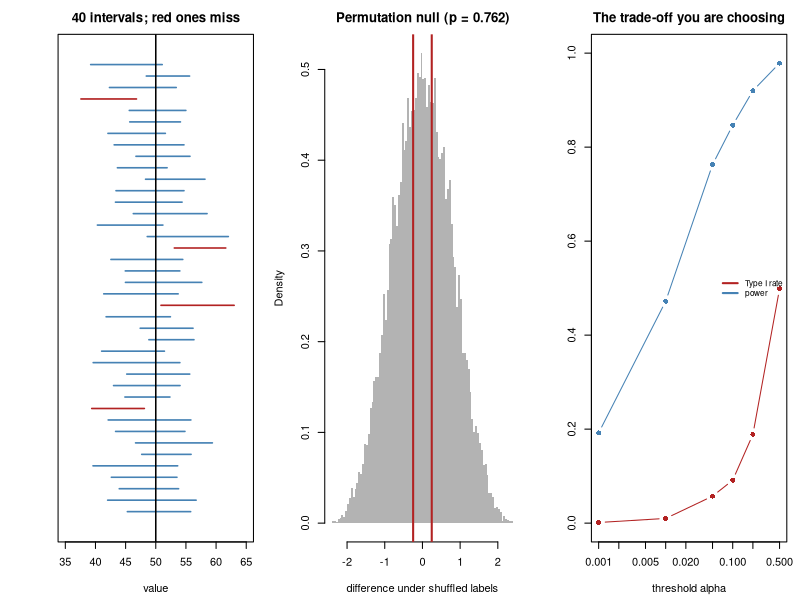

The R source for this figure:
## ---- chunk 1
MODULE_NAME <- "F5_confidence_intervals_and_pvalues"
OUT <- file.path(Sys.getenv("STATS_OUT", unset = "results"), MODULE_NAME)
dir.create(OUT, recursive = TRUE, showWarnings = FALSE)
header <- function(txt) cat("\n", strrep("=", 72), "\n", txt, "\n",
                            strrep("=", 72), "\n", sep = "")
set.seed(105)
TRUE_MU <- 50; TRUE_SIGMA <- 10
## ---- chunk 2
header("1. One interval, built by hand")
n <- 16
s_ <- rnorm(n, TRUE_MU, TRUE_SIGMA)
xbar <- mean(s_); s <- sd(s_); se <- s/sqrt(n)
## With sigma unknown we use the t critical value, a little larger than 1.96,
## which makes the interval appropriately wider.
crit <- qt(0.975, df = n - 1)
lo <- xbar - crit*se; hi <- xbar + crit*se
cat(sprintf("  sample mean  x-bar = %.3f\n", xbar))
cat(sprintf("  sample SD    s     = %.3f\n", s))
cat(sprintf("  standard error     = s/sqrt(n) = %.3f\n", se))
cat(sprintf("  critical value     = %.3f   (t with %d df; normal would use 1.960)\n",
            crit, n - 1))
cat(sprintf("\n  95%% CI = %.3f +/- %.3f x %.3f = (%.3f, %.3f)\n",
            xbar, crit, se, lo, hi))
cat(sprintf("  true value = %g  ->  %s\n", TRUE_MU,
            if (lo <= TRUE_MU && TRUE_MU <= hi) "INSIDE" else "OUTSIDE"))
## ---- chunk 3
header("2. The coverage check: does the procedure really work 95% of the time?")
ci <- function(v, level = 0.95) {
  k <- length(v); m <- mean(v); e <- sd(v)/sqrt(k)
  c(m - qt(0.5 + level/2, k - 1)*e, m + qt(0.5 + level/2, k - 1)*e)
}
cat(sprintf("  %-10s%-8s%18s%22s\n", "level", "n", "intervals built",
            "contained the truth"))
for (level in c(0.80, 0.90, 0.95, 0.99)) {
  hits <- mean(replicate(10000, {
    b <- ci(rnorm(16, TRUE_MU, TRUE_SIGMA), level); b[1] <= TRUE_MU && TRUE_MU <= b[2]
  }))
  cat(sprintf("  %-10s%-8d%18s%21.1f%%\n", paste0(100*level, "%"), 16,
              "10,000", 100*hits))
}
cat("
  The procedure delivers what it promises. That is the ONLY guarantee a
  confidence interval carries, and it is a guarantee about the METHOD.

  CORRECT   : 'if I repeated this experiment many times, 95% of the intervals
               I built would contain the true value.'
  INCORRECT : 'there is a 95% probability the true value is in MY interval.'

  Why is the second wrong? Your interval is now a fixed pair of numbers and
  the truth is a fixed number. Either it is in there or it is not - there is
  no randomness left to have a probability about. The randomness was in the
  sampling, which has already happened.

  (If you genuinely want '95% probability the truth is in here', that is a
  CREDIBLE interval and requires Bayesian machinery and a prior - Topic 33.
  In practice the two often nearly coincide, which is why the sloppy reading
  usually survives contact with reality.)\n")
## ---- chunk 4
header("3. Two 'non-significant' results that mean opposite things")
cat(sprintf("  %-26s%10s%22s%9s  verdict\n", "study", "estimate", "95% CI", "p"))
for (st_ in list(c("large, precise study", 0.1, 0.15),
                 c("small, noisy study", 2.5, 1.55))) {
  est <- as.numeric(st_[2]); se_ <- as.numeric(st_[3])
  p <- 2*pnorm(abs(est/se_), lower.tail = FALSE)
  cat(sprintf("  %-26s%10.2f%22s%9.3f  %s\n", st_[1], est,
              sprintf("(%+.2f, %+.2f)", est - 1.96*se_, est + 1.96*se_), p,
              if (p > 0.05) "n.s." else "sig"))
}
cat("
  Both are 'not significant'. They say completely different things.

    The first RULES OUT anything larger than about 0.4. That is a real,
    informative, publishable finding: the effect, if any, is small.

    The second rules out nothing. Effects of 0, of 2, of 5 are all consistent
    with it. It is not evidence of absence - it is absence of evidence.

  Reporting both as 'no significant difference' throws away the only
  information that distinguishes them. THIS is the strongest practical
  argument for reporting intervals, and the reason 'no significant difference'
  must never be written as 'no difference'.\n")
## ---- chunk 5
header("4. Building a p-value from scratch, by simulation")
group_a <- rnorm(12, 50.0, 2)
group_b <- rnorm(12, 50.8, 2)
observed_diff <- mean(group_b) - mean(group_a)
## The null hypothesis says the labels are meaningless. So SHUFFLE them and
## see how big a difference appears by chance alone. This is a permutation
## test: no formula, no distributional assumption, just the definition.
pooled <- c(group_a, group_b)
null_diffs <- replicate(20000, {
  perm <- sample(pooled)
  mean(perm[13:24]) - mean(perm[1:12])
})
p_perm <- mean(abs(null_diffs) >= abs(observed_diff))
cat(sprintf("  observed difference between the groups : %+.4f\n", observed_diff))
cat("  if the labels were meaningless, differences this big or bigger\n")
cat(sprintf("  happened in %s of 20,000 shuffles\n",
            format(sum(abs(null_diffs) >= abs(observed_diff)), big.mark = ",")))
cat(sprintf("\n  p (permutation) = %.4f\n", p_perm))
cat(sprintf("  p (t-test)      = %.4f   <- agrees\n",
            t.test(group_b, group_a, var.equal = TRUE)$p.value))
cat("
  Read the definition off the simulation:

      p = P( data at least this extreme | nothing is going on )

  Note what is on each side of the bar. The p-value is the probability of THE
  DATA given the HYPOTHESIS. It is not the probability of the hypothesis given
  the data - that is the reversal from F2, section 4, and it is the single
  most common error in interpreting statistics.

  A p-value of 0.03 does NOT mean 'a 3% chance there is no real effect'.\n")
## ---- chunk 6
header("5. Five ways to get a p-value for the same comparison")
a <- rnorm(14, 0); b <- rnorm(14, 0.9)
p_t <- t.test(a, b, var.equal = TRUE)$p.value
p_welch <- t.test(a, b)$p.value
pool <- c(a, b); obs <- mean(b) - mean(a)
nd <- replicate(20000, { q <- sample(pool); mean(q[15:28]) - mean(q[1:14]) })
p_permut <- mean(abs(nd) >= abs(obs))
p_rank <- suppressWarnings(wilcox.test(a, b)$p.value)
boot <- replicate(20000, mean(sample(b, 14, TRUE)) - mean(sample(a, 14, TRUE)))
p_boot <- 2*min(mean(boot <= 0), mean(boot >= 0))
cat(sprintf("  %-16s%-26s%-30s%9s\n", "kind", "method", "assumes", "p"))
rows <- list(
  c("parametric", "Student t-test", "normality, equal variance", p_t),
  c("parametric", "Welch t-test", "normality only", p_welch),
  c("permutation", "shuffle the labels", "exchangeability", p_permut),
  c("rank-based", "Wilcoxon rank-sum", "nothing about shape", p_rank),
  c("bootstrap", "resample each group", "sample is representative", p_boot))
for (r in rows)
  cat(sprintf("  %-16s%-26s%-30s%9.4f\n", r[1], r[2], r[3], as.numeric(r[4])))
cat("
  On clean, well-behaved data they agree closely - as they should. They
  diverge when their assumptions diverge: on skewed data with outliers the
  t-test and the rank test can disagree sharply, and then you must decide
  WHICH QUESTION you are asking (a difference in means, or a tendency for one
  group to exceed the other - they are not the same question).

  The one that needs extra care: PERMUTATION assumes only that the labels are
  exchangeable under the null. That makes it robust - but you must shuffle
  WITHIN the structure of your design. With batches or paired samples, free
  shuffling builds a null that is simply wrong (exercise E2 measures this).\n")
## ---- chunk 7
header("6. One-sided tests, and why they are abused")
cat(sprintf("  two-sided p = %.4f\n", t.test(a, b, var.equal = TRUE)$p.value))
cat(sprintf("  one-sided p = %.4f   <- exactly half, when the effect is in\n",
            t.test(a, b, var.equal = TRUE, alternative = "less")$p.value))
cat("                              the predicted direction\n")
cat("
  A one-sided test is legitimate only when a difference in the OTHER direction
  would be acted on identically to no difference at all, and only when you
  declared it before seeing the data. That is rare. Switching to one-sided
  because two-sided gave 0.06 is cheating, and it has a name.\n")

header("6b. What 'trying a few things' does to your error rate")
one_experiment <- function() {
  ## Two groups with NO real difference, measured 4 ways.
  x <- rnorm(15); y <- rnorm(15)
  c(t.test(x, y, var.equal = TRUE)$p.value,
    t.test(x, y, var.equal = TRUE, alternative = "less")$p.value,
    t.test(x, y, var.equal = TRUE, alternative = "greater")$p.value,
    suppressWarnings(wilcox.test(x, y)$p.value))
}
R <- 5000
res <- t(replicate(R, one_experiment()))
cat(sprintf("  %s experiments in which NOTHING is going on:\n\n",
            format(R, big.mark = ",")))
cat(sprintf("  %-46s%20s\n", "strategy", "false positive rate"))
cat(sprintf("  %-46s%19.1f%%\n", "pre-specified two-sided t-test",
            100*mean(res[, 1] < 0.05)))
cat(sprintf("  %-46s%19.1f%%\n", "try 4 analyses, report the smallest p",
            100*mean(apply(res, 1, min) < 0.05)))
cat("
  Four analyses is a modest amount of flexibility - far less than a real
  analyst has - and it roughly doubles the false positive rate.

  The reported p-value is then meaningless, because a p-value describes the
  PROCEDURE that produced it, and the procedure was 'try things until one
  works'. That procedure does not have a 5% error rate.

  The same mechanism drives:
    p-hacking         - trying analyses until one is significant
    HARKing           - inventing the hypothesis after seeing the result
    optional stopping - collecting more data until p drops below 0.05
                        (this reaches significance eventually with certainty)
    subgroup fishing  - 'it worked in the older female patients'

  The defence is always the same: DECIDE THE ANALYSIS BEFORE SEEING THE
  OUTCOME, and report everything you tried.\n")
## ---- chunk 8
header("7. Two kinds of error, and the threshold that trades them off")
DIFF <- 1.0
error_rates <- function(alpha, n = 15, reps = 4000) {
  fp <- mean(replicate(reps, t.test(rnorm(n), rnorm(n))$p.value < alpha))
  tp <- mean(replicate(reps, t.test(rnorm(n), rnorm(n, DIFF))$p.value < alpha))
  c(fp, tp)
}
cat(sprintf("  %-12s%22s%22s\n", "alpha", "Type I (false pos)", "power (1 - Type II)"))
for (alpha in c(0.20, 0.10, 0.05, 0.01, 0.001)) {
  er <- error_rates(alpha)
  cat(sprintf("  %-12g%22.3f%22.3f\n", alpha, er[1], er[2]))
}
cat("
  TYPE I error  - you claim an effect that is not there. Its rate IS alpha.
  TYPE II error - you miss an effect that is there. Its rate is beta, and
                  POWER = 1 - beta is the second column.

  Lowering alpha buys fewer false positives and pays in missed real effects.
  There is no setting that avoids both; the threshold is a statement about
  which error is more costly IN YOUR SITUATION.

  0.05 is not a law of nature. Ronald Fisher suggested one-in-twenty in the
  1920s as a rough working line, explicitly as a rule of thumb. It survived
  because a shared default stops people choosing a threshold after seeing the
  answer - a real benefit, but not a mathematical one.

  Sensible thresholds vary enormously with the consequences:
    screening assay, cheap follow-up      alpha = 0.10
    ordinary single hypothesis            alpha = 0.05
    genome-wide association study         alpha = 5e-8   (Topic 24)
    particle physics discovery            alpha = 3e-7

  The modern position - the American Statistical Association's 2016 and 2019
  statements - is that 'statistically significant' should not be treated as a
  conclusion at all. Report the estimate, the interval, and the p-value.\n")
## ---- chunk 9
header("8. What happens when you test 20,000 things")
G <- 20000
null_p <- runif(G)
cat(sprintf("  %s tests, NOT ONE of which has a real effect:\n\n",
            format(G, big.mark = ",")))
cat(sprintf("  %-42s%14s%12s\n", "rule", "discoveries", "all false?"))
cat(sprintf("  %-42s%14s%12s\n", "raw p < 0.05",
            format(sum(null_p < 0.05), big.mark = ","), "yes"))
for (m in list(c("bonferroni", "Bonferroni (controls FWER)"),
               c("holm", "Holm (controls FWER, more powerful)"),
               c("BH", "Benjamini-Hochberg (controls FDR)")))
  cat(sprintf("  %-42s%14s%12s\n", m[2],
              format(sum(p.adjust(null_p, m[1]) < 0.05), big.mark = ","), "yes"))
## Now with some real signal mixed in.
mixed <- c(runif(19000), rbeta(1000, 0.2, 12))
truth <- c(rep(FALSE, 19000), rep(TRUE, 1000))
cat("\n  Now 20,000 tests of which 1,000 ARE real:\n\n")
cat(sprintf("  %-42s%13s%8s%8s%8s\n", "rule", "discoveries", "false", "FDP", "power"))
for (m in list(c("bonferroni", "Bonferroni (FWER)"), c("holm", "Holm (FWER)"),
               c("BH", "Benjamini-Hochberg (FDR)"))) {
  rej <- p.adjust(mixed, m[1]) < 0.05
  cat(sprintf("  %-42s%13s%8d%8.3f%8.3f\n", m[2],
              format(sum(rej), big.mark = ","), sum(rej & !truth),
              sum(rej & !truth)/max(sum(rej), 1), mean(rej[truth])))
}
cat("
  Two different promises, and you must know which one you want:

    FWER (Bonferroni, Holm) - controls the probability of making EVEN ONE
      false claim. Appropriate when a single false positive is expensive.
      Very conservative when there are many tests, so power collapses.

    FDR (Benjamini-Hochberg) - controls the EXPECTED PROPORTION of your
      discoveries that are false. You accept that ~5% of your 200-gene list is
      wrong in exchange for getting a list at all. The right default in
      genomics; its adjusted values are called q-values.

  Look at the power column. That difference is why genomics runs on FDR.

  Topic 8 covers this properly, including what happens when the tests are
  correlated - which, for genes in a pathway, they always are.\n")
## ---- chunk 10
png(file.path(OUT, "intervals_and_pvalues.png"), width = 1250, height = 440, res = 110)
par(mfrow = c(1, 3), mar = c(4.4, 4.4, 2.6, 1))
plot(NA, xlim = c(TRUE_MU - 15, TRUE_MU + 15), ylim = c(0, 41), yaxt = "n",
     xlab = "value", ylab = "", main = "40 intervals; red ones miss")
for (i in 1:40) {
  smp <- rnorm(16, TRUE_MU, TRUE_SIGMA); b <- ci(smp)
  covers <- b[1] <= TRUE_MU && TRUE_MU <= b[2]
  lines(b, c(i, i), col = if (covers) "steelblue" else "firebrick", lwd = 1.6)
}
abline(v = TRUE_MU, lwd = 1.5)
hist(null_diffs, breaks = 70, col = "grey70", border = NA, freq = FALSE,
     main = sprintf("Permutation null (p = %.3f)", p_perm),
     xlab = "difference under shuffled labels")
abline(v = c(-1, 1)*observed_diff, col = "firebrick", lwd = 2)
alphas <- c(0.5, 0.2, 0.1, 0.05, 0.01, 0.001)
er <- t(sapply(alphas, error_rates, reps = 1500))
plot(alphas, er[, 1], type = "b", pch = 16, col = "firebrick", log = "x",
     ylim = c(0, 1), xlab = "threshold alpha", ylab = "",
     main = "The trade-off you are choosing")
lines(alphas, er[, 2], type = "b", pch = 16, col = "steelblue")
legend("right", c("Type I rate", "power"), col = c("firebrick", "steelblue"),
       lwd = 2, bty = "n", cex = 0.75)
invisible(dev.off())
cat("\nFigure written to", file.path(OUT, "intervals_and_pvalues.png"), "\n")
## ---- chunk 11

## ---- chunk 12

## ---- chunk 13
# true_mean_ln <- exp(0 + 1.4^2/2)          # mean of lognormal(0, 1.4)
# cat("  A 95% interval SHOULD contain the truth 95% of the time.\n\n")
# cat(sprintf("  %-8s%16s%16s\n", "n", "normal data", "skewed data"))
# for (n_ in c(5, 10, 30, 100, 500)) {
#   cov_n <- mean(replicate(4000, { b <- ci(rnorm(n_)); b[1] <= 0 && 0 <= b[2] }))
#   cov_s <- mean(replicate(4000, { b <- ci(rlnorm(n_, 0, 1.4))
#                                   b[1] <= true_mean_ln && true_mean_ln <= b[2] }))
#   cat(sprintf("  %-8d%15.1f%%%15.1f%%\n", n_, 100*cov_n, 100*cov_s))
# }
#
# ## The normal column sits at 95% at every n - as it must, since the method
# ## was derived for exactly that case.
# ##
# ## The skewed column is too LOW at small n: the interval misses more often
# ## than advertised, so you are over-confident. It improves as n grows,
# ## because the central limit theorem (F4) gradually makes the sample mean
# ## normal.
# ##
# ## This is what an assumption violation actually looks like. Not a crash, not
# ## an error message - just a procedure quietly delivering 88% coverage while
# ## claiming 95%. The fixes are a bootstrap interval, a transformation (log),
# ## or more data. Topic 5 covers all three.
## ---- chunk 14

## ---- chunk 15

## ---- chunk 16
# run <- function(n_tests, frac_real, effect = 0.8, n = 20) {
#   real <- runif(n_tests) < frac_real
#   ps <- sapply(real, function(r)
#     t.test(rnorm(n), rnorm(n, if (r) effect else 0))$p.value)
#   sig <- ps < 0.05
#   c(sum(sig), if (sum(sig)) mean(!real[sig]) else NA)
# }
# cat(sprintf("  %-34s%13s%20s\n", "% of hypotheses that are REAL",
#             "significant", "of those, % FALSE"))
# for (frac in c(0.90, 0.50, 0.10, 0.01)) {
#   r <- run(4000, frac)
#   cat(sprintf("  %-33.0f%%%13s%19.1f%%\n", 100*frac,
#               format(r[1], big.mark = ","), 100*r[2]))
# }
#
# ## The threshold is 0.05 in every row. The chance that a significant result
# ## is wrong ranges from a few percent to most of them.
# ##
# ## The p-value cannot know this, because it is computed ASSUMING the null is
# ## true - it never considers how plausible the null was to begin with. So
# ## 'p < 0.05' carries completely different weight for a pre-registered
# ## hypothesis with good prior support than for the 4,000th exploratory test.
# ##
# ## This is the same base-rate effect as the screening test in F2, and it is
# ## the honest answer to 'why do so many published findings fail to
# ## replicate?' It is also why FDR methods (section 8) are framed around the
# ## PROPORTION of discoveries that are false - exactly the last column.
## ---- chunk 17

## ---- chunk 18

## ---- chunk 19
# peek_until_significant <- function(max_n, alpha = 0.05) {
#   ## Add one observation per group at a time; stop at the first p < alpha.
#   x <- rnorm(5); y <- rnorm(5)
#   for (i in seq_len(max_n - 5)) {
#     x <- c(x, rnorm(1)); y <- c(y, rnorm(1))
#     if (t.test(x, y)$p.value < alpha) return(TRUE)
#   }
#   FALSE
# }
# cat("  No real effect. Nominal false positive rate: 5%.\n\n")
# cat(sprintf("  %-18s%20s\n", "max n allowed", "reached p < 0.05"))
# for (max_n in c(5, 10, 20, 50, 100, 200))
#   cat(sprintf("  %-18d%19.1f%%\n", max_n,
#               100*mean(replicate(1500, peek_until_significant(max_n)))))
#
# ## Testing once at n = 5 gives the advertised 5%. Allowing yourself to keep
# ## looking pushes it far higher, and it keeps climbing with the budget - with
# ## unlimited data it reaches 100%. The p-value WILL dip below 0.05 eventually
# ## just by wandering, and if you stop the moment it does, you always "win".
# ##
# ## This is why 'we added a few more samples because the trend looked
# ## promising' invalidates a p-value, and why clinical trials must pre-specify
# ## their sample size or use a formal sequential design with corrected
# ## boundaries (O'Brien-Fleming, alpha-spending).
# ##
# ## Note the pattern across all three problems and section 6b: the p-value is
# ## a property of the PROCEDURE. Change the procedure - by trying variants, by
# ## peeking, by choosing which hypotheses to test after looking - and the
# ## number on the screen no longer means what its definition says.
